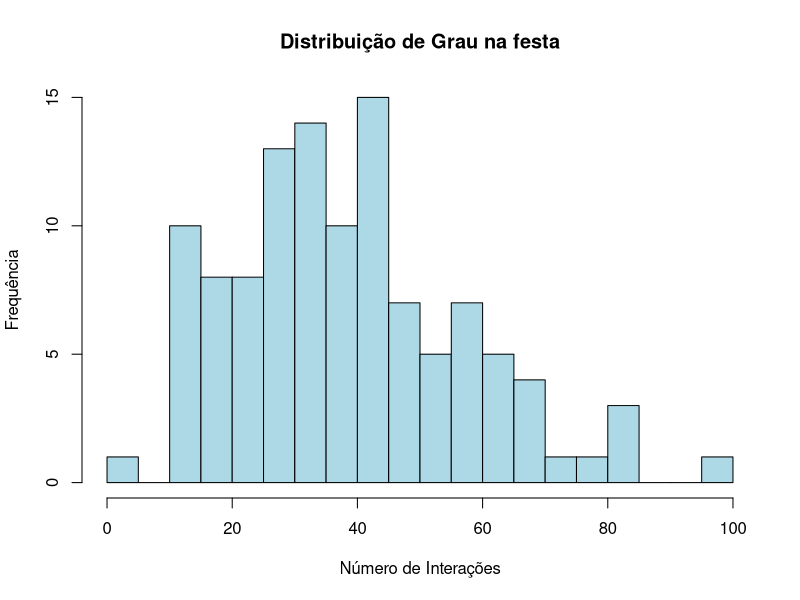

The R script that drew this image: (Note: this script raises an error after producing the figure.)
# install.packages("igraph")
library(igraph)

# Leitura dos dados e construção do grafo
dados <- read.table("trab.txt", header = FALSE)
g_festa <- graph_from_data_frame(dados, directed = FALSE)
g_festa

#############
## Parte I ##
#############


#a) Indique a dimensão e o número de ligações da rede. 
# Determine a densidade e classifique a rede.

# Dimensão / Número de nodos -> 113
n_nod_festa <- vcount(g_festa)
n_nod_festa

# Número de ligações -> 2196
n_lig_festa <- ecount(g_festa)
n_lig_festa 

# Densidade -> 0.3470291 -> relativamente densa
densidade_festa <- edge_density(g_festa)
densidade_festa

# b) Obtenha o grau médio e a distribuição de grau. 
# Caracterize a distribuição de grau (mediana, quartis, etc.) e comente. 
# Calcule o parâmetro de heterogeneidade. Indique o 
# que pode concluir quanto à existência de hubs.

# Grau e estatísticas
graus_festa <- degree(g_festa)
summary(graus_festa)

min_festa <- min(graus_festa)
max_festa <- max(graus_festa)
median_festa <- median(graus_festa)
media_festa <- mean(graus_festa)
q1_festa <- quantile(graus_festa,0.25)
q3_festa <- quantile(graus_festa,0.75)

# Distribuição
dist_a <- hist(graus_festa, breaks = 20, col = "lightblue", main = "Distribuição de Grau na festa",
     xlab = "Número de Interações", ylab = "Frequência")

# Heterogeneidade -> 1.222905 -> Ligeiramente Heterogénia
heterogeneity_festa <- mean(graus_festa^2)/mean(graus_festa)^2
heterogeneity_festa

#c)

# Associação de Grau -> -0.1225804 -> Ligeiramente Disassortativa (nodos de grau elevado tendem a ligar-se a nodos de grau baixo)
assortativity_degree(g)


#d)

# Distância entre nodos -> 1.65629 -> a maioria dos nodos está ligada diretamente ou por um intermediário (raramente por 2 intermediários)
mean_distance(g)


#e)

# Clustering global -> 0.4952046 -> triângulos são frequentes
transitivity(g, type="global")

# Clustering Local ?????????
transitivity(g, type="local") # n sei interpretar


#f)

# Core -> núcleos/centros das ligações (acho eu)
core <- coreness(g)
table(core)


#g) "Elabore um pequeno texto com comentários adicionais que considere pertinentes."

#1 A rede estudada apresenta um conjunto de nodos que ajudam a caracterizar a dinâmica social da festa.
#2 É uma rede densa (elevada conecção entre nodos).
#3 É globalmente conectada e compacta (distância reduzida entre nodos).
#4 Possui clustering elevado (abundância de triângulos).
#5 É ligeiramente heterogénia (existência de alguns nodos com grau muito superior à média).
#6 É dissortativa (tendência para nodos de grau elevado).
#7 No conjunto, trata-se de uma rede altamente conectada, com hubs moderados,
#7 forte coesão local e grande eficiência global.

#h) "Tendo em conta o contexto, identifique algumas características/o papel de alguns dos presentes na festa. Justifique."

#1 Os nodos com grau mais  elevado representão as pessoas na festa mais sociáveis .
#1 (possivelmente anfitriões). Estes individuos têm múltiplas ligações entre si e 
#1 integram vários triângulos.
#2 Existem nodos que se destacam pela 'betweenness' desempenham o papel de conectores sociais entre grupos.
#3 Os graus dos nodos das pessoas na festa sugerem participação social regular.
#4 Os nodos de grau mais baixo, representão pessoas com menor participação social
#4 (possivelmente chegaram atrasados ou não são tão sociáveis).
#5 A rede apresenta elevada conectividade global, forte coesão local e uma estrutura
#5 social típica de eventos com vários grupos de amigos. Conseguimos observar 
#5 papéis sociais na rede dependendo do grau dos nodos e conectividade entre nodos.

### Parte II

############
#### Q1 ####
############

# Modelo Preferential-Attachment
# n(odes) = 500 nodos
# e(dges) = 1000 ligacoes
set.seed(5158)
rede <- sample_pa(n = 500, power = 1, m = 2, directed = FALSE)

ecount(rede)

vcount(rede)

plot(rede, vertex.size = 5, vertex.label = NA, edge.color = "grey")

# i) determine a densidade e classifique a rede;
# Bastante esparsa com densidade 0.008
densidade_pa <- edge_density(rede)

# ii) indique se a rede é conexa;
# TRUE
is_connected(rede)

# iii) - obtenha o grau médio e a distribuição de grau.
# Caracterize a distribuição de grau (mediana, quartis, etc.) e comente;
graus <- degree(rede)

avg_grau <- mean(graus)
summary(graus)

# Difícil visualização
hist(graus, breaks = 30, col = "skyblue",
     main = "Distribuição de Graus",
     xlab = "Grau (número de ligações)",
     ylab = "Número de nodos")

# Calcular distribuição acumulada
graus_sorted <- sort(graus)
cdf <- ecdf(graus_sorted)

# Plot CDF
plot(cdf, main = "Distribuição acumulada de grau",
     xlab = "Grau", ylab = "Fração de nodos ≤ k",
     verticals = TRUE, do.points = FALSE)


# iv) - calcule o parâmetro de heterogeneidade. 
# Indique o que pode concluir quanto à existência de hubs;
grau_medio <- mean(graus)
grau2_medio <- mean(graus^2)

H <- grau2_medio / (grau_medio^2) # H = 2.13!

Q3 <- quantile(graus, 0.75)
sum(graus > Q3)        # número de nodos acima de Q3
sum(graus > Q3) / length(graus) * 100  # percentual da rede

sum(graus > 10)
sum(graus > 10) / length(graus) * 100
hubs <- graus > 10


layout <- layout_with_fr(rede, niter = 2000)
vertex_sizes <- pmin(graus + 2, 6)  # limita tamanho máximo
plot(rede, layout = layout,
     vertex.size = vertex_sizes,
     vertex.color = ifelse(graus > quantile(graus, 0.75), "red", "skyblue"),
     vertex.label = NA,
     edge.color = "grey",
     margin = 0)

# v) estude a associação de grau e indique o que poderá concluir-se;

assor <- assortativity_degree(rede, directed=FALSE)
assor # r < 0 é disassociativa, logo os hubs não estão conetados entre si.

# vi) - determine a média dos comprimentos dos caminhos mais curtos e 
# o diâmetro da rede. Indique o que pode concluir-se quanto à distância média;

avg_path <- mean_distance(rede, directed = FALSE)
avg_path

diam <- diameter(rede, directed = FALSE)
diam

# vii) - determine os coeficientes de clustering da rede. 
# Diga o que pode concluir-se quanto à existência de triângulos.
clust_media <- transitivity(rede, type = "average")
clust_media
